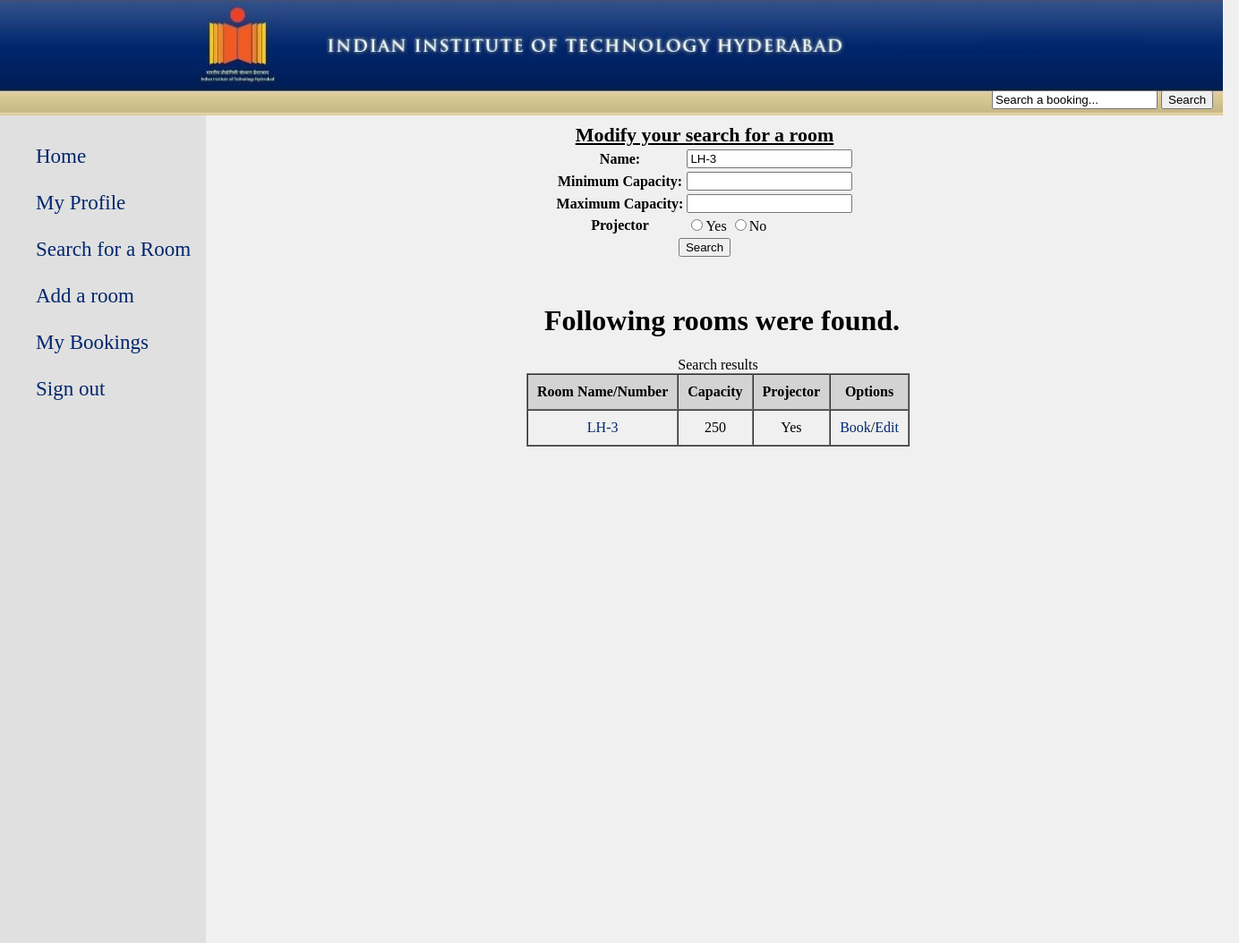
Page /rooms.php?name=LH-3 (signed in) on the committed database.
### tables this page shows
CREATE TABLE `rooms` (
  `id` int(11) NOT NULL AUTO_INCREMENT,
  `name` char(10) DEFAULT NULL,
  `capacity` smallint(5) unsigned DEFAULT NULL,
  `projector` tinyint(1) unsigned DEFAULT '0',
  PRIMARY KEY (`id`)
);

### rooms.php (the view, shortened to what this page needs)
<?php
	$sql="SELECT * FROM rooms";
	$searched=0;
	if(isset($_GET['name']) || isset($_GET['mincap']) || isset($_GET['maxcap']) || isset($_GET['projector']))
		{
		$searched=1;
		$sql .= " WHERE";
		if(isset($_GET['name']))
			{
			$sql .= " name LIKE '%{$_GET['name']}%'";
			}
		}
	$sql .= " ORDER BY capacity desc;";
	$search=mysql_query($sql);
	if(!$search)
		die("Data can't be retrieved from database:" . mysql_error());
	else
		$number=mysql_num_rows($search);
?>
<html>
	<head>
		<link rel="stylesheet" href="style.css" />
	</head>
	<body>
		<?php
			include("header.php");
			include("navigation.php");
		?>
		<div class="search_room_form">
			<form action="rooms.php" method="get">
				<center><table>
					<caption style="font-size:22px;"><strong><u><?php echo $searched==0?"S":"Modify your s"; ?>earch for a room</u></strong></caption>
					<tr>
						<th>Name:</th>
						<td><input type="text" name="name" value="<?php echo isset($_GET['name'])?$_GET['name']:NULL; ?>"/></td>
					</tr>
					<tr>
						<th>Minimum Capacity:</th>
						<td><input type="number" name="mincap" min=1 value="<?php echo isset($_GET['mincap'])?$_GET['mincap']:NULL; ?>"/></td>
					</tr>
					<tr>
						<th>Maximum Capacity:</th>
						<td><input type="number" name="maxcap" min=1 value="<?php echo isset($_GET['maxcap'])?$_GET['maxcap']:NULL; ?>"/></td>
					</tr>
					<tr>
						<th>Projector</th>
						<td>
						<input type="radio" name="projector" value="1" <?php if(isset($_GET['projector']) && $_GET['projector']==1) echo "checked=\"checked\""; ?> >Yes
						<input type="radio" name="projector" value="0" <?php if(isset($_GET['projector']) && $_GET['projector']==0) echo "checked=\"checked\""; ?> >No
						</td>
					</tr>
					<tr>
						<td colspan="2" align="center"><input type="submit" name="search" value="Search">
					</tr>
				</table></center>
			</form>
		</div>
		<h1 class="heading"> <?php echo $number==0?"No":"Following"; ?> rooms were found. </h1>
		<?php
			echo "<center><table class=\"table\" id=\"search_list\" border=\"1\" cellpadding=\"10\" cellspacing=\"0\">
					<caption> Search results </caption>
					<thead>
						<tr class=\"t_heading\">
							<th>Room Name/Number</th>
							<th>Capacity</th>
							<th>Projector</th>
							<th>Options</th>
						</tr>
					</thead>
					<tbody>";
			while($row = mysql_fetch_array($search))
				{
				echo "<tr class=\"t_content\">";
				echo "<td><a href=\"room.php?roomid={$row['id']}\" style=\"text-decoration:none;\" target=\"_blank\" >{$row['name']}</a></td>";
				echo "<td>{$row['capacity']}</td>";
				echo "<td>";
				echo $row['projector']==0?"No":"Yes";
				echo "</td>";
				echo "<td><a href=\"book.php?roomid={$row['id']}\" target=\"_blank\">Book</a>";
				if($_SESSION['level']=="admin")
					echo "/<a href=\"edit_room.php?roomid={$row['id']}\">Edit</a>";
				echo "</td>";
				echo "</tr>";
				}
			echo "	</tbody>
				</table></center>";
		?>
		</div>
	</body>
</html>

### style.css (style rules this page uses)
body { background-color:#f0f0f0; }
.heading { margin-top:50px; margin-left:400px; font-family:"New Times Roman"; color:#000000; }
a:link { color:#00266D; text-decoration:none; }
.table { border:1; }
.t_heading { background-color:lightgray; color:#000000; }
.t_content { text-align:center; text-decoration:none; }
.search_room_form { margin-right:30px; margin-top:15px; }

### rows in the picture
rooms: name "LH-3", capacity "250", projector "Yes"
